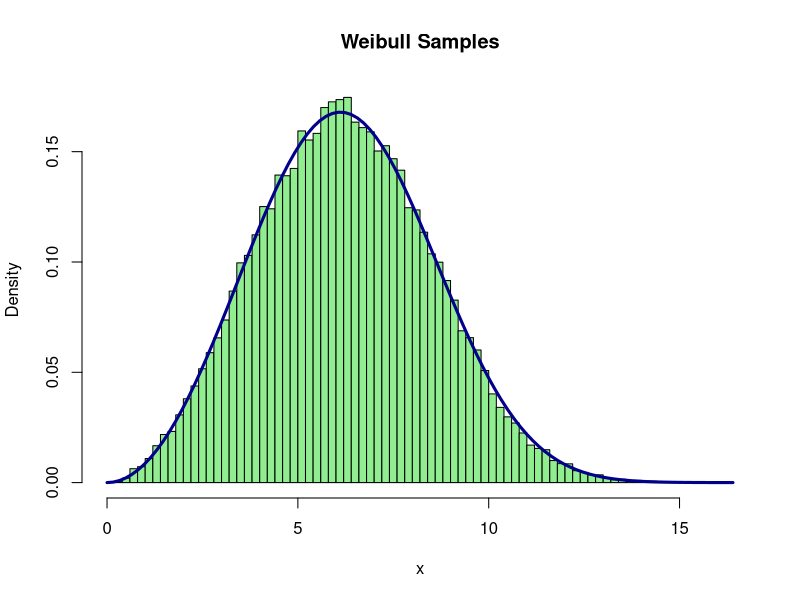

The R source for this figure:
#4 
#(b)
# Let h represent lambda
weibullinverse<-function(n,k,h) {
  
  if (n<=0 | k<=0 | h<=0) {
    stop("n,k,and h have to be greater than 0")
  }
  
  U<-runif(n)
  X<-h*(-log(1-U))^(1/k)
  return(X)
}

#(c)
n<- 50000
k<- 3
h<- 7

samples<-weibullinverse(n,k,h)
builtinsamples<-rweibull(n, shape = k, scale = h)

builtinmean<- mean(rweibull(n, shape = k, scale = h))  
builtinvar<- var(rweibull(n, shape = k, scale = h))    

samplemean <- mean(samples)
samplevar <- var(samples)

message("Mean using built-in:", builtinmean, "\n")
message("Mean using sample:", samplemean, "\n")
message("Variance using built-in:", builtinvar, "\n")
message("Variance using sample:", samplevar, "\n")

#Comparing both mean and variance values calculated through the sample function and the built-in R function shows that my code is correct because the numbers are relatively close.

quantiles<- seq(0.1, 0.9, by = 0.1)  

quantilessample <- quantile(weibullinverse(n, k, h), quantiles)
quantilesbuiltin <- qweibull(quantiles, k, h)  

table<-data.frame(
  Quantiles = quantiles,
  Sample = quantilessample,
  Theoretical = quantilesbuiltin
)

print(table)

#Comparing the quantiles from the sample and the quantiles from the built-in also show that my code is correct with similar values again.

hist(samples, probability = TRUE, breaks = 100, col = "lightgreen", border = "black",
     main = "Weibull Samples",
     xlab = "x", ylab = "Density")
curve(dweibull(x, shape = k, scale = h), col = "darkblue", lwd = 3, add = TRUE) 

#The histogram shows the sample density and the curve shows the density using the built-in R function. The curve (PDF) overlaps the histogram (CDF) and shows that the code is correct for the sample.